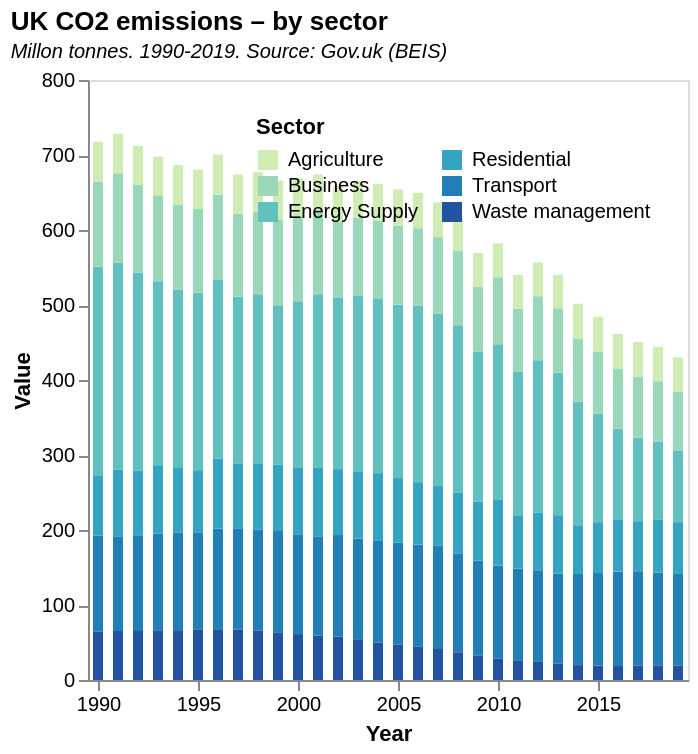

Vega-Lite specification for this chart:
### Vega-Lite specification from a JSON file in a GitHub repository (floating-point values rounded to 4 significant figures; data arrays with more than 128 entries replaced by an {"elided": "..."} marker saying what was removed)
{"$schema": "https://vega.github.io/schema/vega-lite/v5.json", "data": {"values": {"elided": "240 records"}, "format": {"parse": {"Sector": "string", "Year": "date"}}}, "mark": "bar", "width": 300, "height": 300, "title": {"text": "UK CO2 emissions – by sector", "subtitle": "Millon tonnes. 1990-2019. Source: Gov.uk (BEIS)", "subtitleFontStyle": "italic", "subtitleFontSize": 10, "anchor": "start", "color": "black"}, "transform": [{"filter": {"field": "Sector", "oneOf": ["Agriculture", "Business", "Energy Supply", "Residential", "Transport", "Waste management"]}}], "encoding": {"x": {"field": "Year", "type": "temporal", "axis": {"grid": false}}, "y": {"field": "Value", "type": "quantitative", "axis": {"grid": false}}, "color": {"field": "Sector", "type": "nominal", "legend": {"orient": "top-right", "columns": 2}, "scale": {"scheme": "yellowgreenblue"}}, "tooltip": [{"field": "Sector"}, {"field": "Year", "type": "temporal", "timeUnit": "year", "title": "Year"}, {"field": "Value", "type": "quantitative", "title": "CO2 Emissions (millon tonnes)"}, {"field": "Value_2", "type": "quantitative", "title": "Share of annual total(%)", "format": ".3"}]}}
